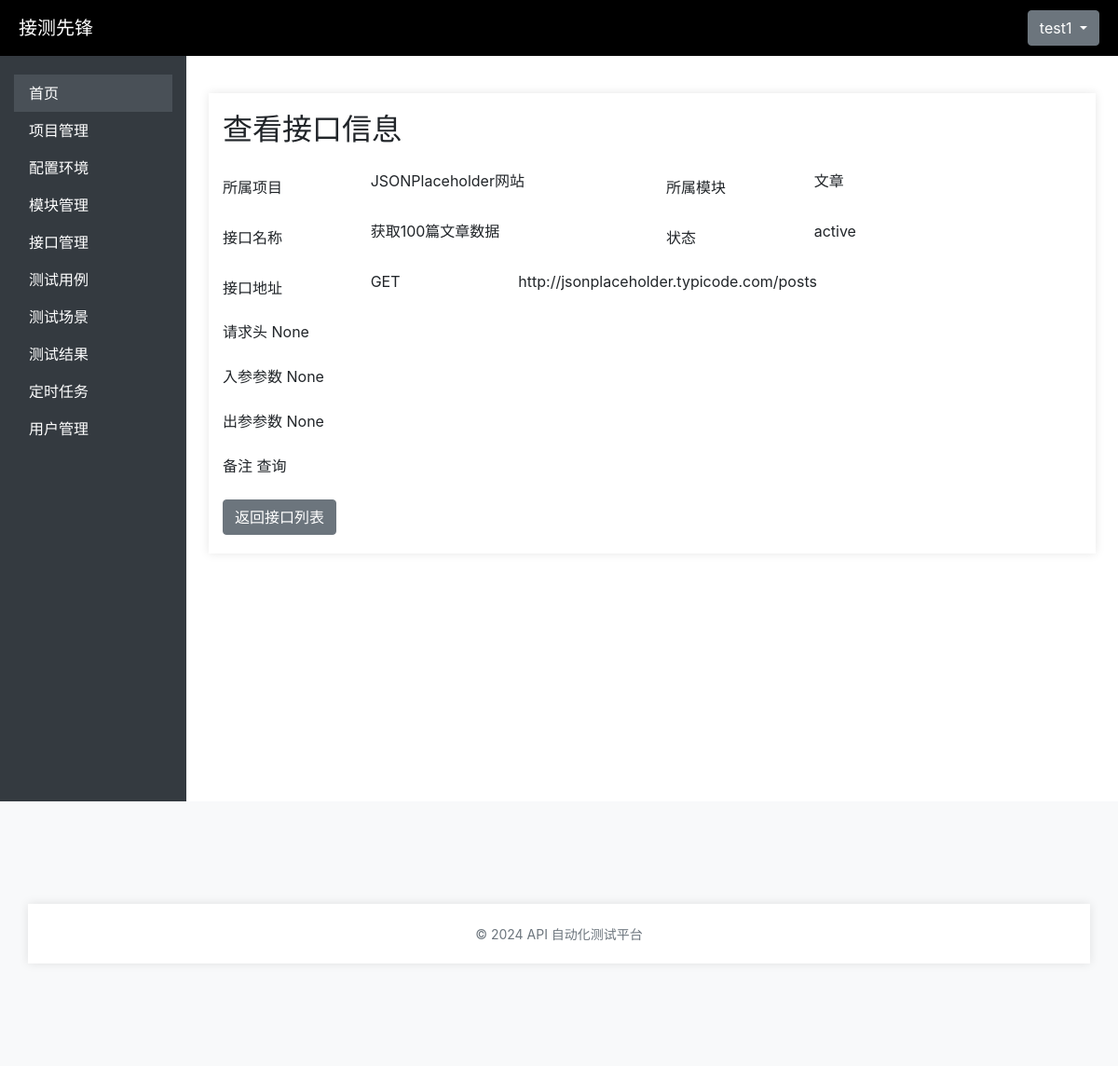
/interfaces/interfaces/6/ (signed in), run on the app's committed database.
### user_management/models.py (models this page shows, shortened)
class Users(AbstractBaseUser):
    id = models.AutoField(primary_key=True)
    username = models.CharField(max_length=150, unique=True)
    email = models.EmailField(unique=True)
    password = models.CharField(max_length=128)
    status = models.BooleanField(default=True)  # 用户状态（是否激活）
    is_logged_in = models.BooleanField(default=False)  # 是否登录
    project = models.CharField(max_length=255, blank=True, null=True)  # 所属项目
    module = models.CharField(max_length=255, blank=True, null=True)  # 所属模块
    is_staff = models.BooleanField(default=False)  # 是否是员工
    is_superuser = models.BooleanField(default=False)  # 是否是超级用户
    USERNAME_FIELD = 'username'
    REQUIRED_FIELDS = ['email']
    objects = UserManager()  # 关联自定义用户管理器
    class Meta:
        verbose_name = '用户信息表'
        verbose_name_plural = '用户信息表'

### api_management/models.py (models this page shows, shortened)
class ApiInterface(models.Model):
    GET = 'GET'
    POST = 'POST'
    PUT = 'PUT'
    DELETE = 'DELETE'
    PATCH = 'PATCH'
    DELETE = 'DELETE'
    HEAD = 'HEAD'
    OPTIONS = 'OPTIONS'
    REQUEST_METHOD_CHOICES = [
        (GET, 'GET'),
        (POST, 'POST'),
        (PUT, 'PUT'),
        (DELETE, 'DELETE'),
        (PATCH, 'PATCH'),
        (HEAD, 'HEAD'),
        (OPTIONS, 'OPTIONS')
    ]
    STATUS_CHOICES = [
        ('active', '启用'),
        ('inactive', '停用'),
        ('maintenance', '维护中')
    ]
    id = models.AutoField(primary_key=True)
    project = models.ForeignKey(Project, on_delete=models.CASCADE, verbose_name="所属项目")
    module = models.ForeignKey(Module, on_delete=models.CASCADE, verbose_name="所属模块")
    name = models.CharField(max_length=200, verbose_name="接口名称")
    url = models.CharField(max_length=1024, verbose_name="接口地址")
    headers = models.JSONField(verbose_name="请求头", blank=True, null=True)
    request_method = models.CharField(max_length=20, choices=REQUEST_METHOD_CHOICES, verbose_name="请求方式")
    status = models.CharField(max_length=20, choices=STATUS_CHOICES, verbose_name="状态")
    request_params = models.JSONField(verbose_name="入参", blank=True, null=True)
    response_params = models.JSONField(verbose_name="出参", blank=True, null=True)
    desc = models.TextField('简要描述', max_length=2000)
    created_by = models.ForeignKey(Users, on_delete=models.SET_NULL, null=True, verbose_name="创建人")
    created_at = models.DateTimeField(auto_now_add=True, verbose_name="创建时间")
    class Meta:
        verbose_name = '接口管理'
        verbose_name_plural = '接口管理表'

### project_management/models.py (models this page shows)
class Project(models.Model):
    id = models.AutoField(primary_key=True)
    name = models.CharField('项目名称', max_length=50, unique=True, null=False)
    proj_owner = models.CharField('项目负责人', max_length=20, null=False)
    test_owner = models.CharField('测试负责人', max_length=20, null=False)
    dev_owner = models.CharField('开发负责人', max_length=20, null=False)
    desc = models.CharField('项目描述', max_length=100, null=True)
    create_time = models.DateTimeField('项目创建时间', auto_now_add=True)
    update_time = models.DateTimeField('项目更新时间', auto_now=True, null=True)
    def __str__(self):
        return self.name
    class Meta:
        verbose_name = '项目信息表'
        verbose_name_plural = '项目信息表'

### module_management/models.py (models this page shows)
class Module(models.Model):
    id = models.AutoField(primary_key=True)
    name = models.CharField('模块名称', max_length=50, null=False)
    belong_project = models.ForeignKey(Project, on_delete=models.CASCADE)
    test_owner = models.CharField('测试负责人', max_length=50, null=False)
    desc = models.CharField('简要描述', max_length=100, null=True)
    create_time = models.DateTimeField('创建时间', auto_now_add=True)
    update_time = models.DateTimeField('更新时间', auto_now=True, null=True)
    def __str__(self):
        return self.name
    class Meta:
        verbose_name = '模块信息表'
        verbose_name_plural = '模块信息表'

### api_management/views.py (the view)
# urls.py: path('interfaces/<int:interface_id>/', views.interface_detail, name='interface_detail'),
@login_required
def interface_detail(request, interface_id):
    interface = get_object_or_404(ApiInterface, id=interface_id)
    return render(request, 'API/interface_detail.html', {'interface': interface})

### api_test_platform/templates/API/interface_detail.html (shortened to what this page needs)
{% extends 'base.html' %}
{% block content %}
    <div class="container mt-4">
        <h2 class="mb-4">查看接口信息</h2>
        <form method="POST" class="needs-validation" novalidate>
            {% load widget_tweaks %}
            <div class="mb-3 row">
                <label for="id_project" class="col-form-label col-md-2">所属项目</label>
                <div class="col-md-4">
                    {{ interface.project }}
                </div>
                <label for="id_module" class="col-form-label col-md-2">所属模块</label>
                <div class="col-md-4">
                    {{ interface.module }}
                </div>
            </div>
            <div class="mb-3 row">
                <label for="id_name" class="col-form-label col-md-2">接口名称</label>
                <div class="col-md-4">
                    {{ interface.name }}
            </div>
            <label for="id_url" class="col-form-label col-md-2">状态</label>
            <div class="col-md-4">
                {{ interface.status }}
            </div>
            </div>
            <div class="mb-3 row">
                <label for="id_url" class="form-label col-form-label col-sm-2">接口地址</label>
                <div class="col-sm-2">
                    {{ interface.request_method }}
                </div>
                <div class="col-sm-8">
                    {{ interface.url }}
                </div>
            </div>
            <div class="mb-3">
                <label for="id_headers" class="form-label">请求头</label>
                {{ interface.headers }}
            </div>
            <div class="mb-3">
                <label for="id_input" class="form-label">入参参数</label>
                {{ interface.request_params }}
            </div>
            <div class="mb-3">
                <label for="id_out" class="form-label">出参参数</label>
                {{ interface.response_params }}
            </div>
            <div class="mb-3">
                <label for="id_remark" class="form-label">备注</label>
                {{ interface.desc }}
            </div>
            <a href="{% url 'interface_list' %}" class="btn btn-secondary ms-2">返回接口列表</a>
        </form>
    </div>
{% endblock %}

### api_test_platform/templates/base.html (shortened to what this page needs)
<!DOCTYPE html>
<html lang="en">
<head>
    {% load static %}
    <link rel="stylesheet" type="text/css" href="{% static 'css/style.css' %}">
    <link rel="stylesheet" href="https://stackpath.bootstrapcdn.com/bootstrap/4.5.2/css/bootstrap.min.css">
    <link href="https://cdn.jsdelivr.net/npm/bootstrap@4.5.2/dist/css/bootstrap.min.css" rel="stylesheet">
</head>
<body>
    <div class="brand">
        <a href="#" style="color: white;">接测先锋</a>
        <div class="dropdown">
            <button class="btn btn-secondary dropdown-toggle" type="button" data-toggle="dropdown" aria-expanded="false">
                {{ user.username }}
            </button>
        </div>
    </div>
    <div class="container-fluid">
        <div class="row">
            <nav class="col-md-2 d-none d-md-block sidebar">
                <div class="sidebar-sticky">
                    <ul class="nav flex-column">
                        <li class="nav-item">
                            <a class="nav-link active" href="/">首页</a>
                        </li>
                        <li class="nav-item">
                            <a class="nav-link" href="{% url 'project_list' %}">项目管理</a>
                        </li>
                        <li class="nav-item">
                            <a class="nav-link" href="{% url 'environment_list' %}">配置环境</a>
                        </li>
                        <li class="nav-item">
                            <a class="nav-link" href="{% url 'module_list' %}">模块管理</a>
                        </li>
                        <li class="nav-item">
                            <a class="nav-link" href="{% url 'interface_list' %}">接口管理</a>
                        </li>
                        <li class="nav-item">
                            <a class="nav-link" href="{% url 'testcase_list' %}">测试用例</a>
                        </li>
                        <li class="nav-item">
                            <a class="nav-link" href="{% url 'testscenario_list' %}">测试场景</a>
                        </li>
                        <li class="nav-item">
                            <a class="nav-link" href="{% url 'testresult_list' %}">测试结果</a>
                        </li>
                        <li class="nav-item">
                            <a class="nav-link" href="{% url 'scheduled_list' %}">定时任务</a>
                        </li>
                        <li class="nav-item">
                            <a class="nav-link" href="{% url 'user_list' %}">用户管理</a>
                        </li>
                    </ul>
                </div>
            </nav>
            <main role="main" class="col-md-10 ml-sm-auto px-4">
                <div class="d-flex justify-content-between flex-wrap flex-md-nowrap align-items-center pt-3 pb-2 mb-3">
                    {% block content %}{% endblock %}
                </div>
            </main>
        </div>
    </div>
    <footer class="footer text-center">
        <div class="container">
            <span class="text-muted">© 2024 API 自动化测试平台</span>
        </div>
    </footer>
</body>
</html>

### api_test_platform/static/css/style.css (style rules this page uses)
body { font-family: Arial, sans-serif; background-color: #f7f7f7; }
.container { width: 300px; margin: 100px auto; padding: 20px; background-color: white; box-shadow: 0 0 10px rgba(0, 0, 0, 0.1); flex-wrap: wrap; }
label, input { display: block; margin-bottom: 10px; }
button { background-color: #4CAF50; color: white; padding: 10px; border: none; cursor: pointer; }

### api_test_platform/templates/base.html (style rules this page uses)
.brand { background-color: #000; font-size: 20px; color: aliceblue; height: 60px; display: flex; align-items: center; justify-content: space-between; padding: 0 20px; }
.sidebar { background-color: #343a40; height: 100vh; color: white; }
.sidebar .nav-link { color: white; }
.sidebar .nav-link.active, .sidebar .nav-link:hover { background-color: #495057; color: #ffffff; }
.sidebar-sticky { padding-top: 20px; }
footer { background-color: #f8f9fa; padding: 10px 0; }
.footer .text-muted { font-size: 14px; }

### data on the page
Users: username "test1"
ApiInterface: project "JSONPlaceholder网站", module "文章", name "获取100篇文章数据", status "active", request_method "GET", url "http://jsonplaceholder.typicode.com/posts", headers "None", request_params "None", response_params "None", desc "查询"
